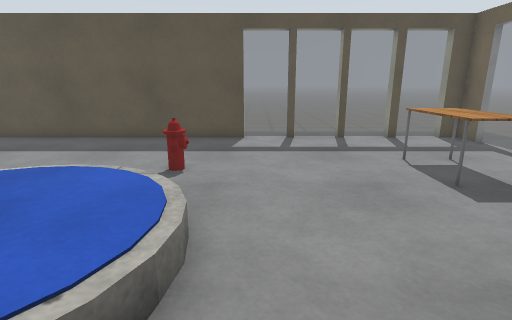
[1] (above)

15 first-person views from a walk through a robot-simulator world made for Gazebo. The camera is 1.2 m above the floor, tilts 14° down and sees 80° across. Floor lines are 1 m apart. The floor is counted in squares, 0.5 m on a side. Each view is taken from the middle of a square. On the plan, view 1 faces up. The plan holds only what a view shows up to about 18 squares ahead; the rest is blank. The place goes on beyond the plan. Simple patterns stand in for the simulator's built-in surfaces. Simple shapes stand in for some stock models. Surface patterns are stand-ins for the level's own textures.

[2]
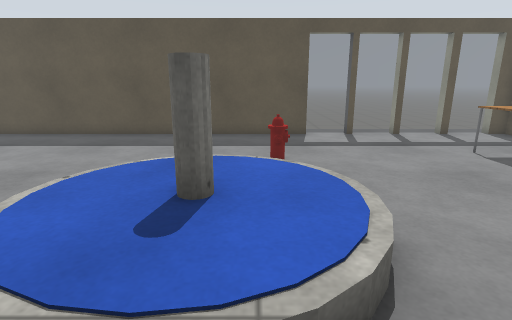

[3]
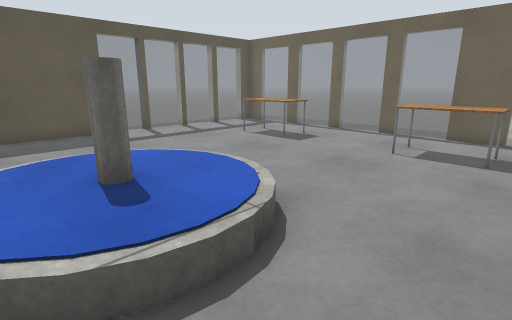

[4]
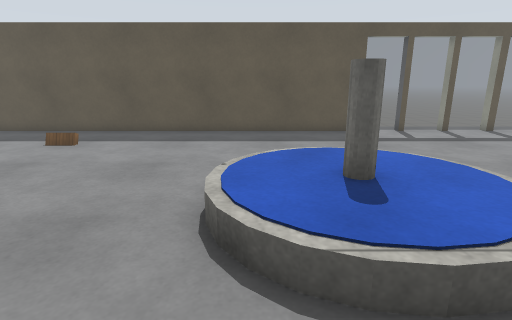

[5]
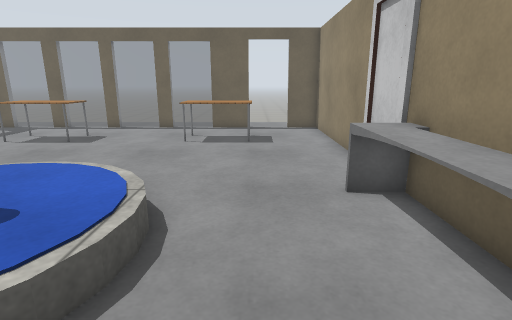

[6]
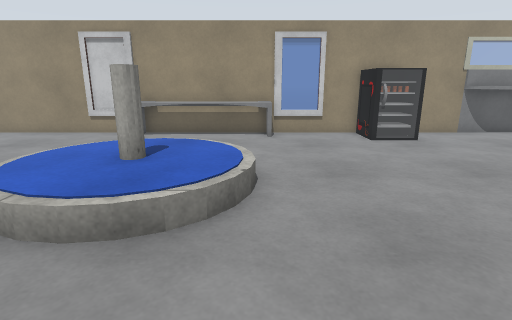

[7]
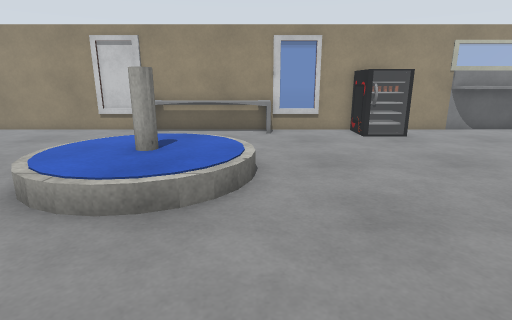

[8]
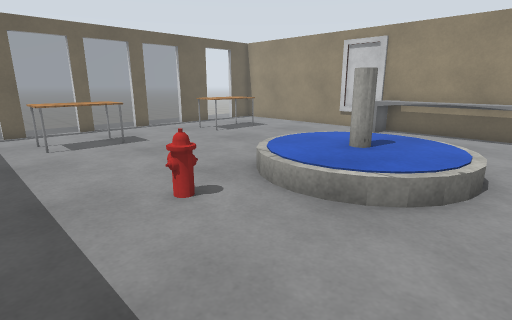

[9]
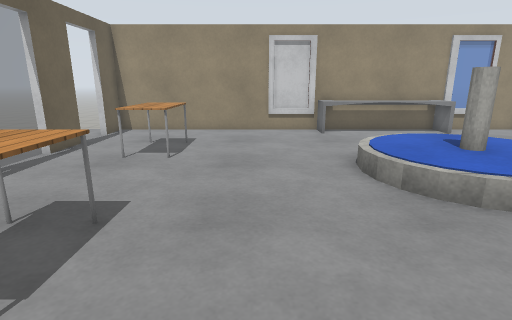

[10]
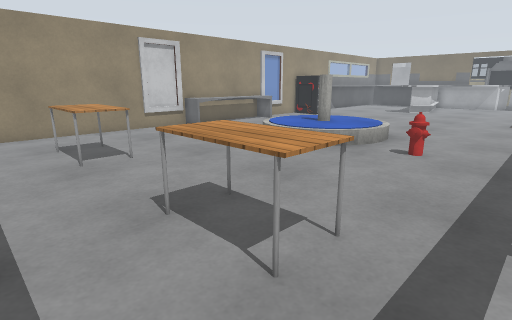

[11]
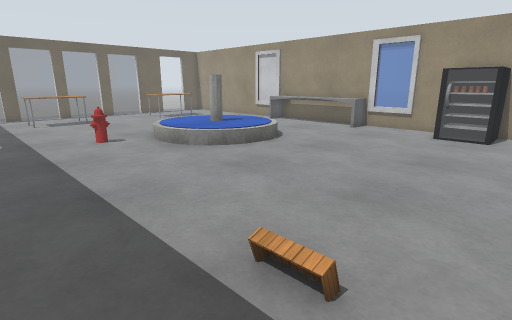

[12]
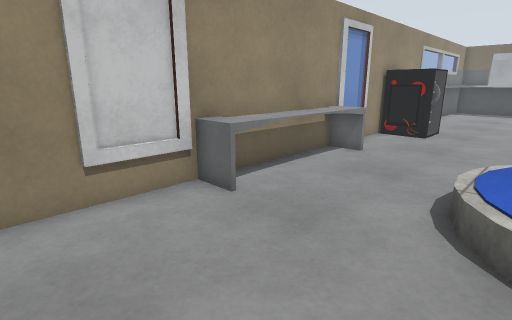

[13]
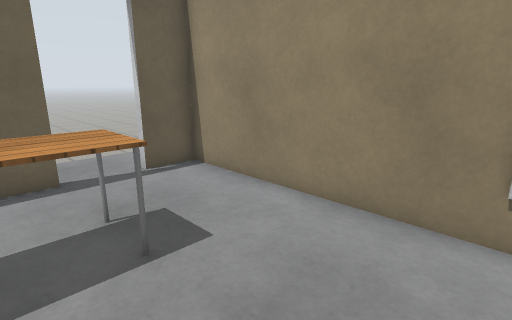

[14]
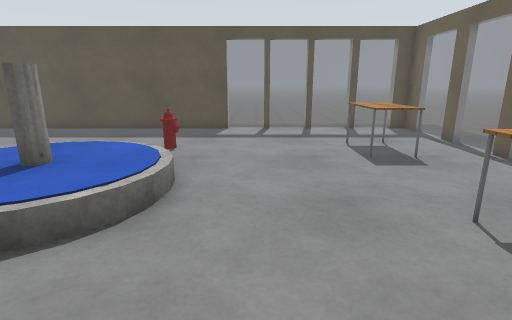

[15]
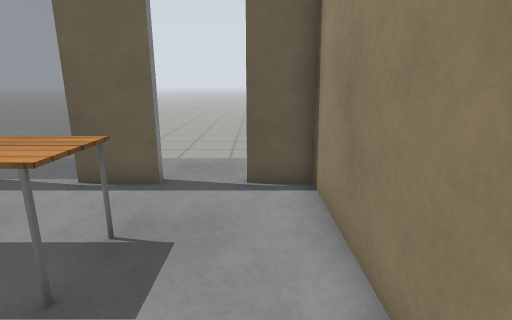

### Floor plan
Key: @ floor where view 1 was taken; # wall or solid block; . main floor; - floor 0.25 m lower than the main floor; = window, fence, low wall or low ledge; T table; H fire hydrant; F fountain; O other object.
Columns run from 16 left of view 1 to 10 right of it. Each row starts with its distance up from view 1.
 16                 -- ---- --
 15                 ..........
 14 ################====#====#
 13 .........................##
 12 ..........................=
 11 ..........................=
 10 ..OO.................TT...#
  9 ..............H......TT...=
  8 ..............H......TT...=
  7 ...........FFF.......TT...#
  6 ..........FFFFF...........=
  5 .........FFFFFFF..........=
  4  ........FFFFFFF..........#
  3  ........FFFFFFF..........=
  2 .........FFFFFFF.....TT...=
  1 ..........FFFFF......TT..##
  0 ................@....TT..##
 -1 .....................TT....
 -2 ..#=#......................
 -3 ..###...========.........##
 -4 #######=##################
 -5 #######=########=#########

Where each view was taken, in squares from view 1:
view 1: 0 up, 0 right, facing up
view 2: 1 down, 3 left, facing up
view 3: 2 down, 6 left, facing up-right
view 4: 2 down, 6 left, facing up
view 5: 1 down, 8 left, facing right
view 6: 11 up, 7 left, facing down
view 7: 12 up, 7 left, facing down
view 8: 12 up, 8 left, facing down-right
view 9: 12 up, 2 right, facing down
view 10: 12 up, 9 right, facing down-left
view 11: 13 up, 16 left, facing down-right
view 12: 2 up, 3 right, facing down-left
view 13: 1 up, 1 right, facing down-right
view 14: 3 down, 1 right, facing up
view 15: 3 down, 2 right, facing right
